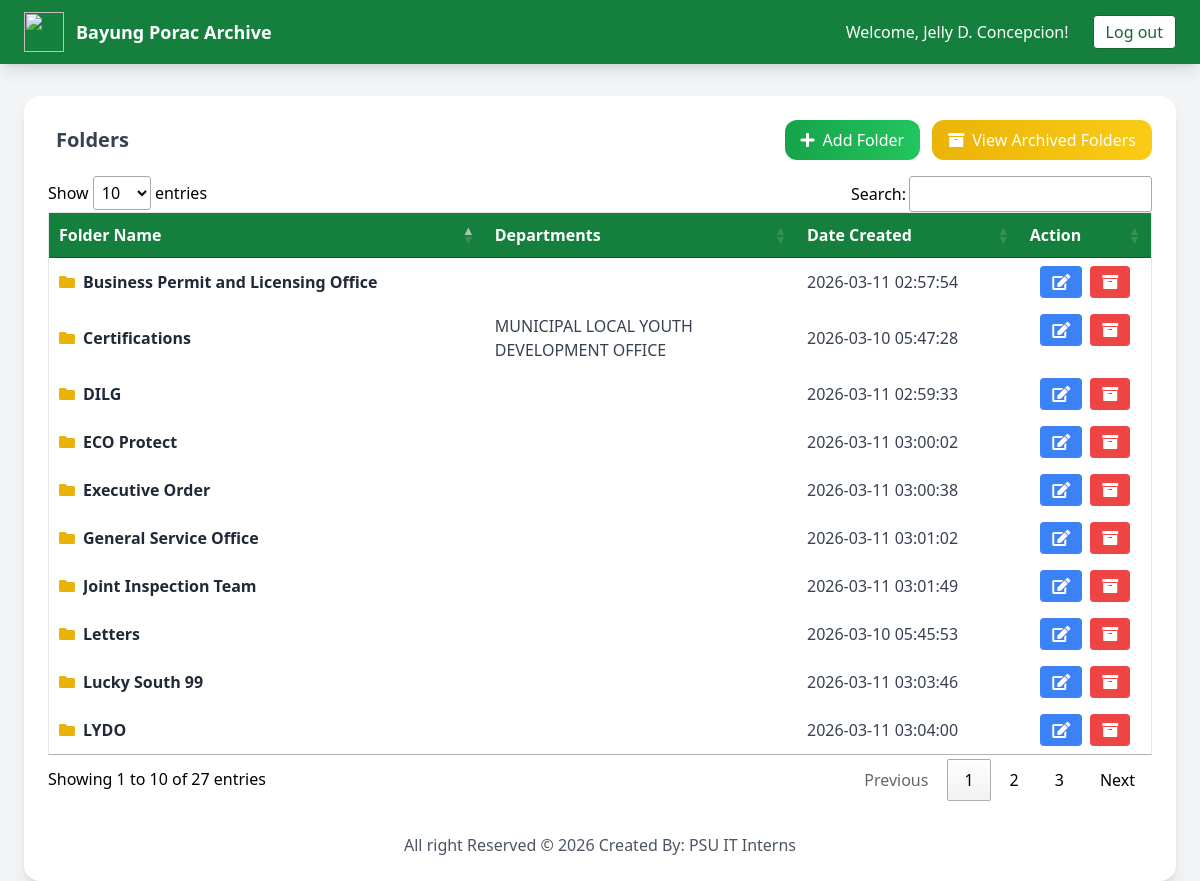
Page /Private_Dashboard/folder_management.php (signed in) on the earlier database version.
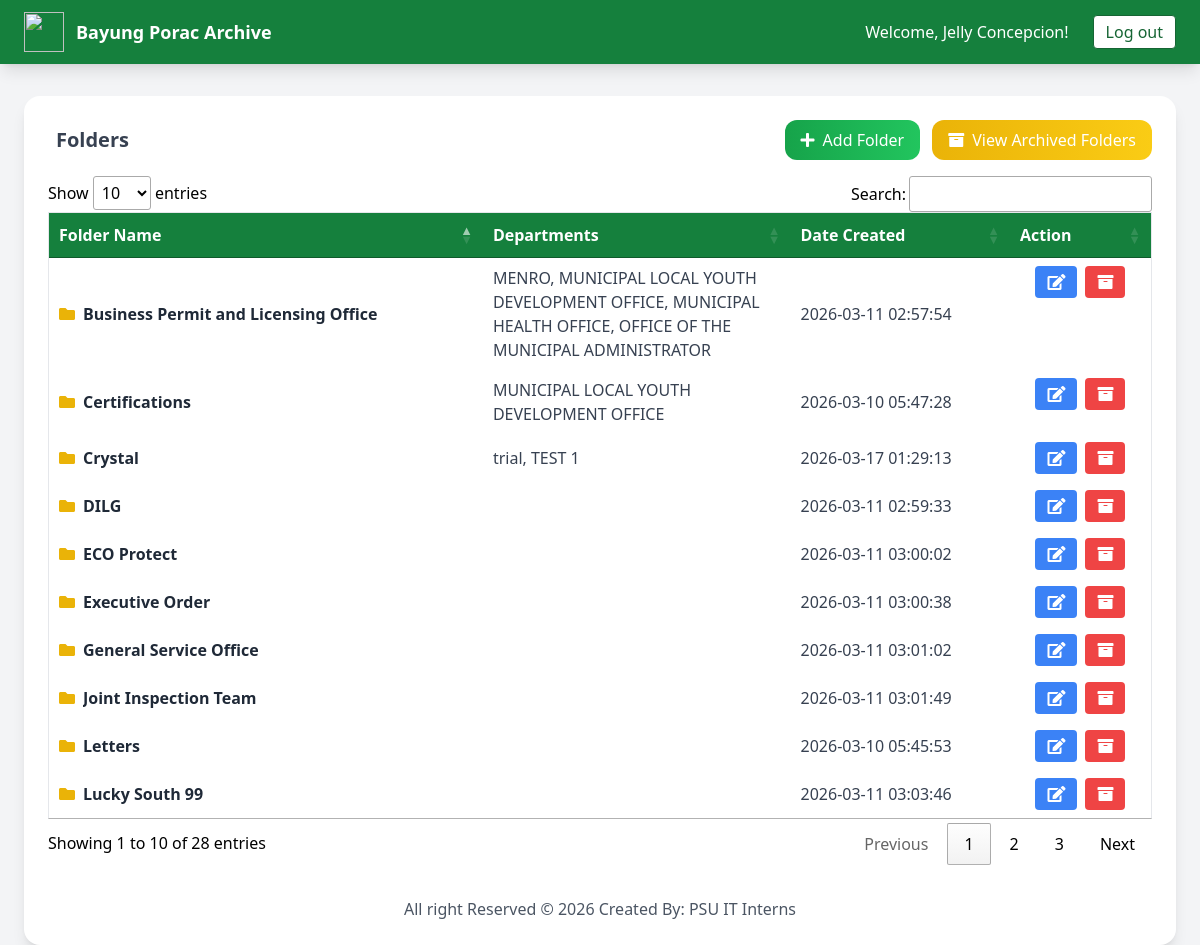
Same page on the later database version.
### tables this page shows
CREATE TABLE `folders` (
  `folder_id` int(11) NOT NULL,
  `folder_name` varchar(150) NOT NULL,
  `folder_status` enum('Active','Archived') DEFAULT 'Active',
  `created_at` timestamp NOT NULL DEFAULT current_timestamp()
);

### Private_Dashboard/folder_management.php (the view, shortened to what this page needs)
<!DOCTYPE html>
<html lang="en">
<?php
require_once("../include/connection.php");
$query = mysqli_query($conn,"
SELECT
f.folder_id,
f.folder_name,
f.created_at,
GROUP_CONCAT(d.department_name SEPARATOR ', ') as departments
FROM folders f
LEFT JOIN folder_departments fd ON f.folder_id = fd.folder_id
LEFT JOIN departments d ON fd.department_id = d.department_id
WHERE f.folder_status='Active'
GROUP BY f.folder_id
ORDER BY f.folder_name ASC
");
?>
<head>
<link href="https://cdn.datatables.net/1.10.25/css/jquery.dataTables.min.css" rel="stylesheet">
<link rel="stylesheet" href="https://cdnjs.cloudflare.com/ajax/libs/font-awesome/5.15.4/css/all.min.css" />
<script src="https://cdn.tailwindcss.com"></script>
</head>
<body class="bg-gray-100 font-sans">
<nav class="fixed top-0 w-full bg-green-700 shadow-lg z-50">
  <div class="flex flex-col sm:flex-row justify-between items-center
              h-auto sm:h-16 px-4 sm:px-6 py-2 sm:py-0 gap-2 sm:gap-0">
    <div class="flex items-center space-x-3">
      <img src="js/img/municipalLogo.png" class="w-8 h-8 sm:w-10 sm:h-10 object-contain">
      <h1 class="text-white font-semibold text-base sm:text-lg text-center sm:text-left">
        Bayung Porac Archive
      </h1>
    </div>
    <div class="flex flex-col sm:flex-row items-center
                gap-2 sm:space-x-4 text-white
                text-sm sm:text-base text-center sm:text-left">
      <span>
        Welcome, <?php echo ucwords(htmlentities($_SESSION['admin_name'])); ?>!
      </span>
      <a href="#" onclick="confirmLogout(this)"
         class="bg-white text-green-800 border border-green-800 px-3 py-1 rounded
                hover:bg-green-800 hover:text-white hover:border-white
                transition-colors duration-300">
        Log out
      </a>
    </div>
  </div>
</nav>
<div class="mt-24 px-4 sm:px-6 flex flex-col lg:flex-row gap-6">
  <div class="w-full lg:w-3/4 flex-1 lg:ml-0">
    <div class="bg-white rounded-2xl shadow-lg p-4 sm:p-6 h-full transition-all duration-300 hover:shadow-xl">
      <div class="flex flex-col sm:flex-row justify-between items-center gap-3 mb-4">
        <h2 class="text-lg sm:text-xl font-semibold text-gray-700 flex items-center gap-2 text-center sm:text-left">
          <i class=""></i> Folders
        </h2>
        <div class="flex flex-col sm:flex-row gap-2 sm:gap-3 w-full sm:w-auto">
          <button onclick="$('#modalAddFolder').removeClass('hidden');"
                  class="w-full sm:w-auto justify-center bg-gradient-to-r from-green-600 to-green-500 text-white px-4 py-2 rounded-xl hover:scale-105 hover:shadow-lg flex items-center gap-2 transition-all duration-300">
            <i class="fas fa-plus"></i> Add Folder
          </button>
          <button onclick="openArchivedFolders();"
                  class="w-full sm:w-auto justify-center bg-gradient-to-r from-yellow-500 to-yellow-400 text-white px-4 py-2 rounded-xl hover:scale-105 hover:shadow-lg transition-all duration-300 flex items-center gap-2">
            <i class="fas fa-archive"></i> View Archived Folders
          </button>
        </div>
      </div>
      <div class="w-full overflow-x-auto">
  <table id="dtable" class="min-w-full border border-gray-200 table-auto">
    <thead class="bg-green-700 text-white">
      <tr>
        <th class="px-4 py-2 text-left">Folder Name</th>
        <th class="px-4 py-2 text-left">Departments</th>
        <th class="px-4 py-2 text-left">Date Created</th>
        <th class="px-4 py-2 text-center">Action</th>
      </tr>
    </thead>
    <tbody class="text-gray-700">
      <?php while($row=mysqli_fetch_array($query)){ ?>
      <tr class="border-b hover:bg-gray-50">
        <td class="px-4 py-2">
          <a href="add_document.php?folder_id=<?php echo $row['folder_id']; ?>"
             class="flex items-center gap-2 text-gray-800 hover:text-green-700 truncate">
            <i class="fas fa-folder text-yellow-500"></i>
            <b class="truncate"><?php echo $row['folder_name']; ?></b>
          </a>
        </td>
        <td class="px-4 py-2 text-xs sm:text-sm md:text-base break-words max-w-[220px]">
          <?php echo $row['departments']; ?>
        </td>
        <td class="px-4 py-2"><?php echo $row['created_at']; ?></td>
        <td class="px-4 py-2 flex flex-col sm:flex-row items-center justify-center gap-2">
          <button onclick="$('#modalEditFolder<?php echo $row['folder_id']; ?>').removeClass('hidden');"
                  class="bg-blue-500 text-white px-3 py-1 rounded hover:bg-blue-600 w-full sm:w-auto">
            <i class="fas fa-edit"></i>
          </button>
          <a href="#" onclick="confirmArchive(<?php echo $row['folder_id']; ?>)"
             class="bg-red-500 text-white px-3 py-1 rounded hover:bg-red-600 w-full sm:w-auto text-center">
            <i class="fas fa-archive"></i>
          </a>
        </td>
      </tr>
      <?php } ?>
    </tbody>
  </table>
</div>
<footer class="mt-8 text-center text-gray-600">
  <p>All right Reserved &copy; <?php echo date('Y');?> Created By: PSU IT Interns</p>
</footer>
</body>
</html>

Differences in the rows shown:
no longer on this page (row unchanged): folders: folder_name "LYDO", created_at "2026-03-11 03:04:00"
shown differently, row unchanged: folders "Business Permit and Licensing Office": departments (not shown) → "MENRO, MUNICIPAL LOCAL YOUTH DEVELOPMENT OFFICE, MUNICIPAL HEALTH OFFICE, OFFICE OF THE MUNICIPAL ADMINISTRATOR"
added folders: folder_name "Crystal", departments "trial, TEST 1", created_at "2026-03-17 01:29:13"
Other differences:
$_SESSION['admin_name']: "Jelly D. Concepcion" → "Jelly Concepcion"
text written by a page script: "Show entries Search: Showing 1 to 10 of 27 entries Previous 1 2 3 Next" → "Show entries Search: Showing 1 to 10 of 28 entries Previous 1 2 3 Next"
